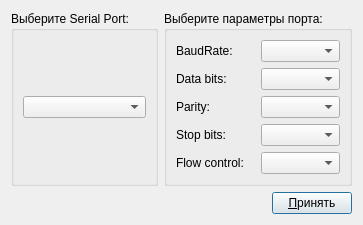
<?xml version="1.0" encoding="UTF-8"?>
<ui version="4.0">
 <class>SettingsDialog</class>
 <widget class="QDialog" name="SettingsDialog">
  <property name="geometry">
   <rect>
    <x>0</x>
    <y>0</y>
    <width>315</width>
    <height>210</height>
   </rect>
  </property>
  <property name="windowTitle">
   <string>Настройки</string>
  </property>
  <layout class="QGridLayout" name="gridLayout_3">
   <item row="1" column="0" colspan="2">
    <layout class="QHBoxLayout" name="horizontalLayout">
     <item>
      <spacer name="horizontalSpacer">
       <property name="orientation">
        <enum>Qt::Horizontal</enum>
       </property>
       <property name="sizeHint" stdset="0">
        <size>
         <width>96</width>
         <height>20</height>
        </size>
       </property>
      </spacer>
     </item>
     <item>
      <widget class="QPushButton" name="applyButton">
       <property name="text">
        <string>&amp;Принять</string>
       </property>
      </widget>
     </item>
    </layout>
   </item>
   <item row="0" column="0">
    <widget class="QGroupBox" name="selectBox">
     <property name="title">
      <string>Выберите Serial Port:</string>
     </property>
     <layout class="QGridLayout" name="gridLayout">
      <item row="0" column="0">
       <widget class="QComboBox" name="serialPortInfoListBox"/>
      </item>
     </layout>
    </widget>
   </item>
   <item row="0" column="1">
    <widget class="QGroupBox" name="parametersBox">
     <property name="title">
      <string>Выберите параметры порта:</string>
     </property>
     <layout class="QGridLayout" name="gridLayout_2">
      <item row="0" column="0">
       <widget class="QLabel" name="baudRateLabel">
        <property name="text">
         <string>BaudRate:</string>
        </property>
       </widget>
      </item>
      <item row="0" column="1">
       <widget class="QComboBox" name="baudRateBox"/>
      </item>
      <item row="1" column="0">
       <widget class="QLabel" name="dataBitsLabel">
        <property name="text">
         <string>Data bits:</string>
        </property>
       </widget>
      </item>
      <item row="1" column="1">
       <widget class="QComboBox" name="dataBitsBox"/>
      </item>
      <item row="2" column="0">
       <widget class="QLabel" name="parityLabel">
        <property name="text">
         <string>Parity:</string>
        </property>
       </widget>
      </item>
      <item row="2" column="1">
       <widget class="QComboBox" name="parityBox"/>
      </item>
      <item row="3" column="0">
       <widget class="QLabel" name="stopBitsLabel">
        <property name="text">
         <string>Stop bits:</string>
        </property>
       </widget>
      </item>
      <item row="3" column="1">
       <widget class="QComboBox" name="stopBitsBox"/>
      </item>
      <item row="4" column="0">
       <widget class="QLabel" name="flowControlLabel">
        <property name="text">
         <string>Flow control:</string>
        </property>
       </widget>
      </item>
      <item row="4" column="1">
       <widget class="QComboBox" name="flowControlBox"/>
      </item>
     </layout>
    </widget>
   </item>
  </layout>
 </widget>
 <resources/>
 <connections/>
</ui>
